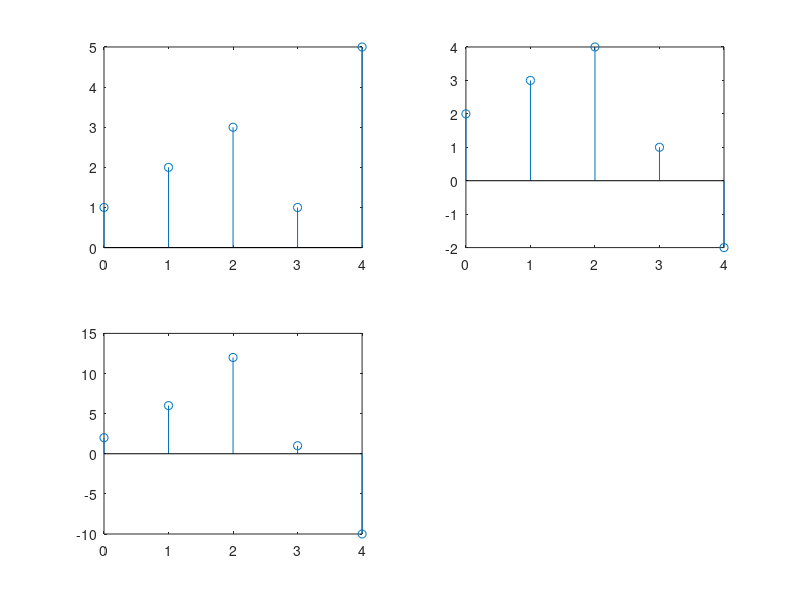

Recreate this plot in MATLAB.
clc;
close all;
clear all;
n=0:1:4;
x1=[1 2 3 1 5];
x2=[2 3 4 1 -2];
subplot(2,2,1);
stem(n,x1);
subplot(2,2,2);
stem(n,x2);
subplot(2,2,3);
mul=x1.*x2;
stem(n,mul);